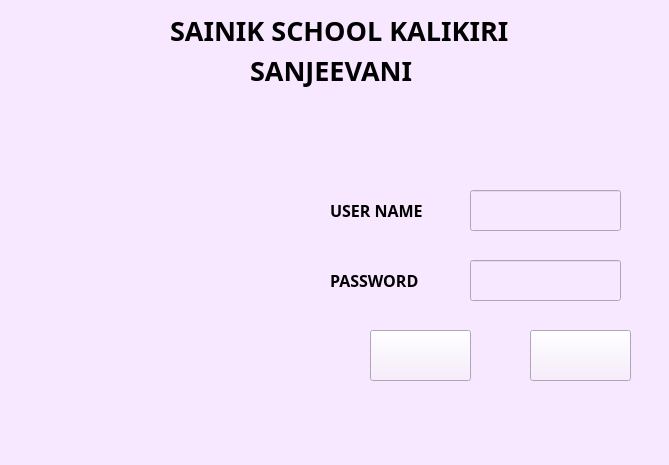
<?xml version="1.0" encoding="UTF-8"?>
<ui version="4.0">
 <class>MainWindow</class>
 <widget class="QMainWindow" name="MainWindow">
  <property name="geometry">
   <rect>
    <x>0</x>
    <y>0</y>
    <width>669</width>
    <height>465</height>
   </rect>
  </property>
  <property name="windowTitle">
   <string>MainWindow</string>
  </property>
  <property name="styleSheet">
   <string notr="true">background-color: rgb(247, 231, 255);</string>
  </property>
  <widget class="QWidget" name="centralwidget">
   <widget class="QPushButton" name="pushButton">
    <property name="geometry">
     <rect>
      <x>370</x>
      <y>330</y>
      <width>101</width>
      <height>51</height>
     </rect>
    </property>
    <property name="font">
     <font>
      <family>Segoe UI Black</family>
      <pointsize>10</pointsize>
      <weight>75</weight>
      <bold>true</bold>
     </font>
    </property>
    <property name="styleSheet">
     <string notr="true">image: url(:/newPrefix/loginbutton.png);
background-color: rgb(247, 231, 255);</string>
    </property>
    <property name="text">
     <string/>
    </property>
   </widget>
   <widget class="QPushButton" name="pushButton_2">
    <property name="geometry">
     <rect>
      <x>530</x>
      <y>330</y>
      <width>101</width>
      <height>51</height>
     </rect>
    </property>
    <property name="font">
     <font>
      <family>Segoe UI Black</family>
      <pointsize>10</pointsize>
      <weight>75</weight>
      <bold>true</bold>
     </font>
    </property>
    <property name="styleSheet">
     <string notr="true">image: url(:/newPrefix/cancel - Copy.png);</string>
    </property>
    <property name="text">
     <string/>
    </property>
   </widget>
   <widget class="QLabel" name="label">
    <property name="geometry">
     <rect>
      <x>330</x>
      <y>200</y>
      <width>111</width>
      <height>20</height>
     </rect>
    </property>
    <property name="font">
     <font>
      <family>Segoe UI Black</family>
      <pointsize>12</pointsize>
      <weight>75</weight>
      <bold>true</bold>
     </font>
    </property>
    <property name="text">
     <string>USER NAME</string>
    </property>
   </widget>
   <widget class="QLabel" name="label_2">
    <property name="geometry">
     <rect>
      <x>330</x>
      <y>270</y>
      <width>111</width>
      <height>20</height>
     </rect>
    </property>
    <property name="font">
     <font>
      <family>Segoe UI Black</family>
      <pointsize>12</pointsize>
      <weight>75</weight>
      <bold>true</bold>
     </font>
    </property>
    <property name="text">
     <string>PASSWORD</string>
    </property>
   </widget>
   <widget class="QLineEdit" name="lineEdit">
    <property name="geometry">
     <rect>
      <x>470</x>
      <y>190</y>
      <width>151</width>
      <height>41</height>
     </rect>
    </property>
    <property name="font">
     <font>
      <family>MV Boli</family>
      <pointsize>10</pointsize>
     </font>
    </property>
   </widget>
   <widget class="QLineEdit" name="lineEdit_2">
    <property name="geometry">
     <rect>
      <x>470</x>
      <y>260</y>
      <width>151</width>
      <height>41</height>
     </rect>
    </property>
    <property name="font">
     <font>
      <family>MV Boli</family>
      <pointsize>10</pointsize>
     </font>
    </property>
    <property name="echoMode">
     <enum>QLineEdit::Password</enum>
    </property>
   </widget>
   <widget class="QLabel" name="label_3">
    <property name="geometry">
     <rect>
      <x>170</x>
      <y>10</y>
      <width>341</width>
      <height>41</height>
     </rect>
    </property>
    <property name="font">
     <font>
      <family>Segoe UI Black</family>
      <pointsize>20</pointsize>
      <weight>75</weight>
      <bold>true</bold>
     </font>
    </property>
    <property name="text">
     <string>SAINIK SCHOOL KALIKIRI</string>
    </property>
   </widget>
   <widget class="QLabel" name="label_4">
    <property name="geometry">
     <rect>
      <x>250</x>
      <y>50</y>
      <width>171</width>
      <height>41</height>
     </rect>
    </property>
    <property name="font">
     <font>
      <family>Segoe UI Black</family>
      <pointsize>20</pointsize>
      <weight>75</weight>
      <bold>true</bold>
     </font>
    </property>
    <property name="text">
     <string>SANJEEVANI</string>
    </property>
   </widget>
   <widget class="QLabel" name="label_5">
    <property name="geometry">
     <rect>
      <x>400</x>
      <y>100</y>
      <width>121</width>
      <height>71</height>
     </rect>
    </property>
    <property name="styleSheet">
     <string notr="true">image: url(:/newPrefix/login_image_1.jpg);</string>
    </property>
    <property name="text">
     <string/>
    </property>
   </widget>
   <widget class="QLabel" name="label_6">
    <property name="geometry">
     <rect>
      <x>0</x>
      <y>100</y>
      <width>281</width>
      <height>271</height>
     </rect>
    </property>
    <property name="styleSheet">
     <string notr="true">image: url(:/newPrefix/sanjeevani_mainimage.jpg);</string>
    </property>
    <property name="text">
     <string/>
    </property>
   </widget>
   <widget class="QLabel" name="label_7">
    <property name="geometry">
     <rect>
      <x>40</x>
      <y>10</y>
      <width>101</width>
      <height>81</height>
     </rect>
    </property>
    <property name="styleSheet">
     <string notr="true">image: url(:/newPrefix/schoologo.jpg);</string>
    </property>
    <property name="text">
     <string/>
    </property>
   </widget>
  </widget>
  <widget class="QStatusBar" name="statusbar"/>
 </widget>
 <resources>
  <include location="images/login_image.qrc"/>
  <include location="images/sanjeevani_mainimage.qrc"/>
  <include location="images/schoologo.qrc"/>
  <include location="images/cancel.qrc"/>
  <include location="images/loginbutton.qrc"/>
  <include location="images/login_image_1.qrc"/>
 </resources>
 <connections/>
</ui>
